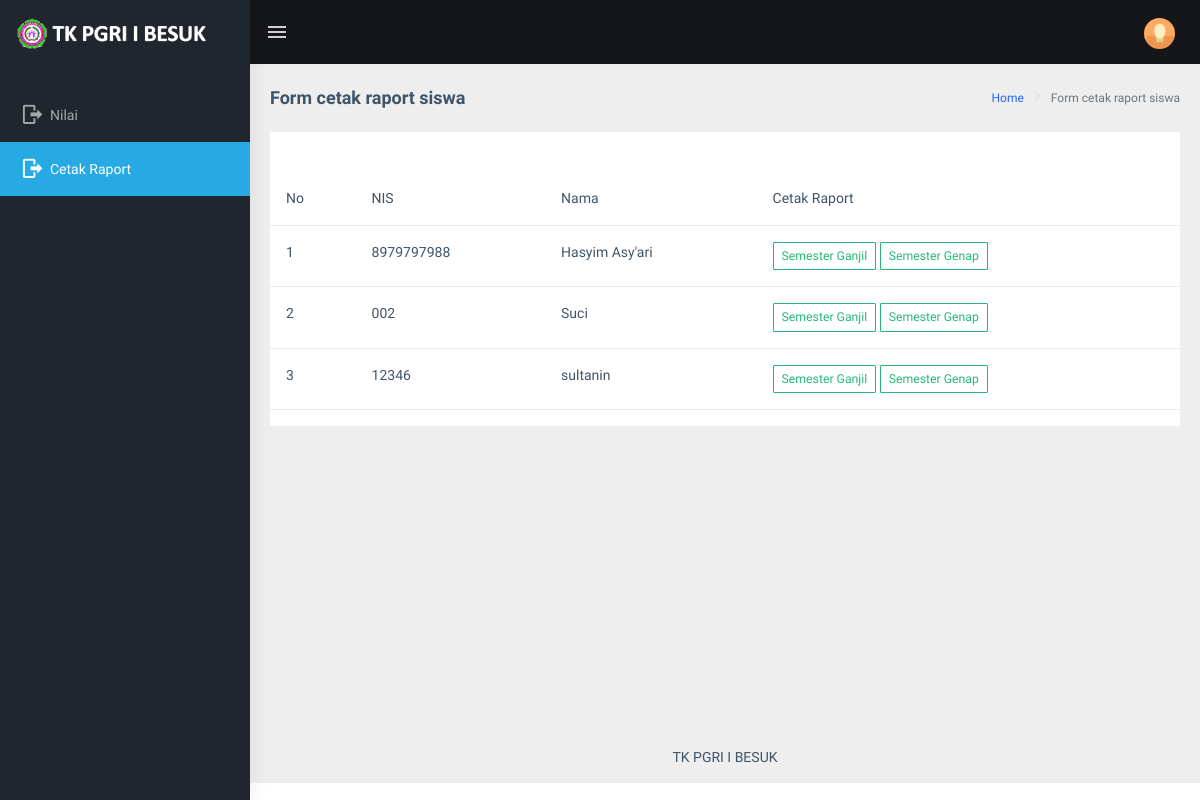
/cetakraport/ (signed in), run on an earlier commit of the app's database.
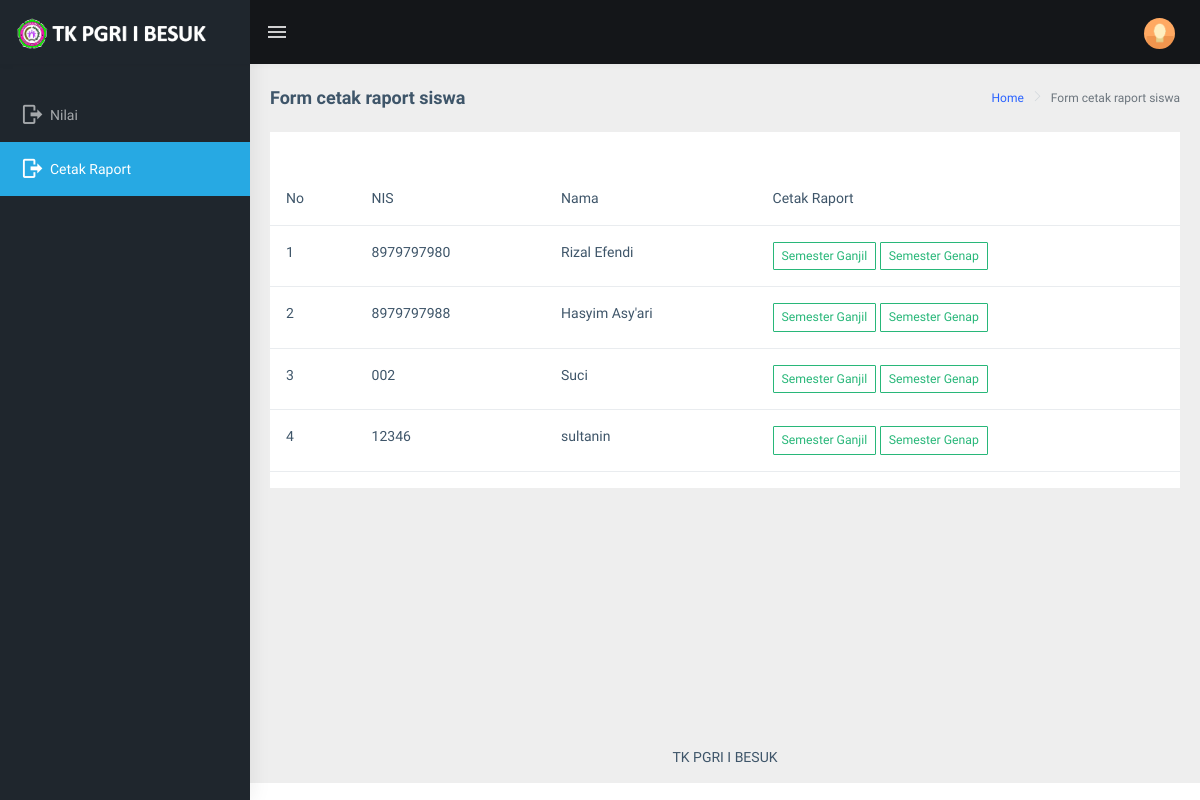
And on a later commit of the database.
### digital/models.py (models this page shows, shortened)
class Siswa(models.Model):
    nis = models.CharField(max_length=200, unique =True, null=True)
    nama = models.CharField(max_length=200, blank=True, null=True)
    alamat = models.CharField(max_length=200, blank=True, null=True)
    tgl_lahir = models.DateField(auto_now=False, auto_now_add=False)
    wali_kelas = models.ForeignKey(Guru, blank=True, null=True, on_delete=models.SET_NULL)
    user = models.OneToOneField(User, blank =True, null=True, on_delete = models.CASCADE)
    class Meta:
        verbose_name_plural = "Siswa"

### digital/decorators.py (the view)
        def perubahan_halaman(request, *args, **kwargs):
            group = None
            if request.user.groups.exists():
                group = request.user.groups.all()[0].name
            if group in yang_diizinkan :
                return fungsi_awal(request, *args, **kwargs)
            if group == 'guru':
                return redirect('nilai')
            else:
                return HttpResponse('<h2><center>Anda Tidak Diijinkan Ke Tampilan ini</center></h2>')

### digital/views.py (called while the page is built)
@login_required(login_url='login')
@ijinkan_pengguna(yang_diizinkan=['guru'])
def cetakRaport(request):
    data = Siswa.objects.order_by('-id')
    context ={
        "menu" : 'Form cetak raport siswa',
        "page" : 'halaman cetak raport siswa',
        'datasiswa' : data
    }
    return render(request, 'data/cetakraport.html', context)

### digital/templates/data/cetakraport.html (shortened to what this page needs)
{% extends "base.html" %}
{% load static %}
{% block content %}
        <div class="page-wrapper">
            <div class="page-breadcrumb">
                <div class="row">
                    <div class="col-12 d-flex no-block align-items-center">
                        <h4 class="page-title">{{menu}}</h4>
                        <div class="ms-auto text-end">
                            <nav aria-label="breadcrumb">
                                <ol class="breadcrumb">
                                    <li class="breadcrumb-item"><a href="#">Home</a></li>
                                    <li class="breadcrumb-item active" aria-current="page">{{menu}}</li>
                                </ol>
                            </nav>
                        </div>
                    </div>
                </div>
            </div>
            <div class="container-fluid">
                 <div class="col-12">
                 <div class="card">
                            <div class="card-body">
                            </div>
                            <table class="table">
                                <thead>
                                    <tr>
                                    <th scope="col">No</th>
                                    <th scope="col">NIS</th>
                                    <th scope="col">Nama</th>
                                    <th scope="col">Cetak Raport</th>
                                    </tr>
                                </thead>
                                <tbody>
                                {% for n in datasiswa %}
                                 <tr>
                                        <td>{{ forloop.counter }}</td>
                                        <td>{{ n.nis }}</td>
                                        <td>{{ n.nama }}</td>
                                        <td>
                                            <a href="/export_raport/{{ n.id }}/ganjil" class="btn btn-outline-success btn-sm">Semester Ganjil</a>
                                            <a href="/export_raport/{{ n.id }}/genap" class="btn btn-outline-success btn-sm">Semester Genap</a>
                                        </td>
                                    </tr>
                                {% empty %}
                                <tr>
                                    <td colspan="6" align="center"> Data Masih Kosong</td>
                                </tr>
                                {% endfor %}
                                </tbody>
                            </table>
                        </div>
                 </div>
            </div>
{% endblock content %}

What changed in the data, as far as the page shows it:
added Siswa: nis "8979797980", nama "Rizal Efendi"
